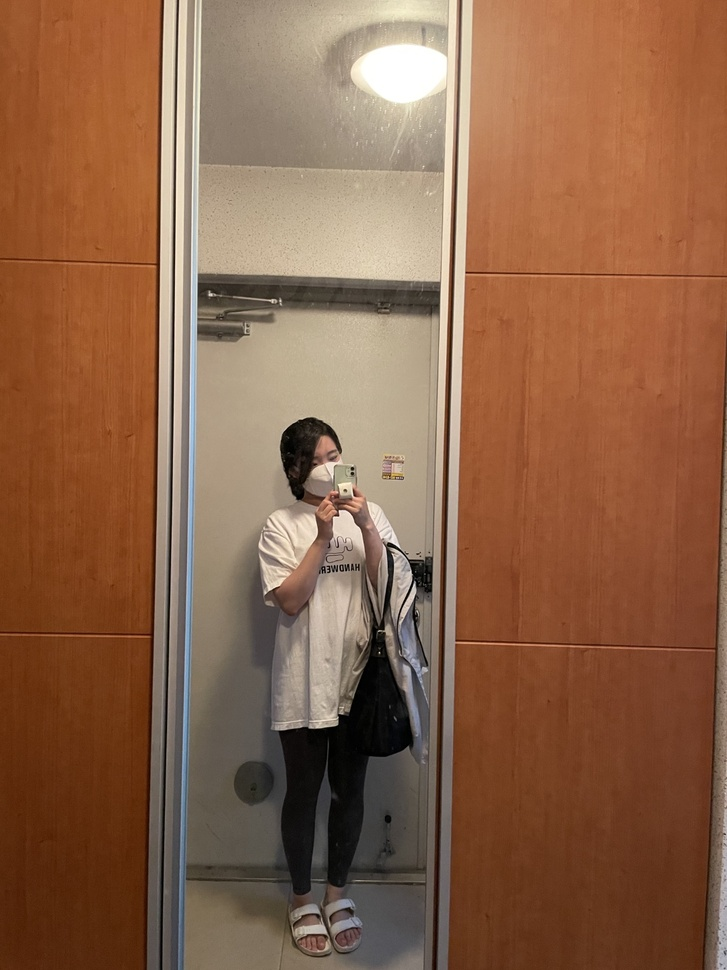
#> input picture openCV/Image/hani_03.jpg, 727 x 970 px, shrunk from 1080 x 1440 before the run
$ jupyter execute '11. 역상.ipynb'
#> lines starting #> are read from the running program, lines starting #| are printed output that depends on the picture
[cell 1]
import cv2

src = cv2.imread("Image/hani_03.jpg", cv2.IMREAD_COLOR)
#> src is the input picture: shape (970, 727, 3); mean B, G, R 73, 99.4, 139.8
dst = cv2.bitwise_not(src)
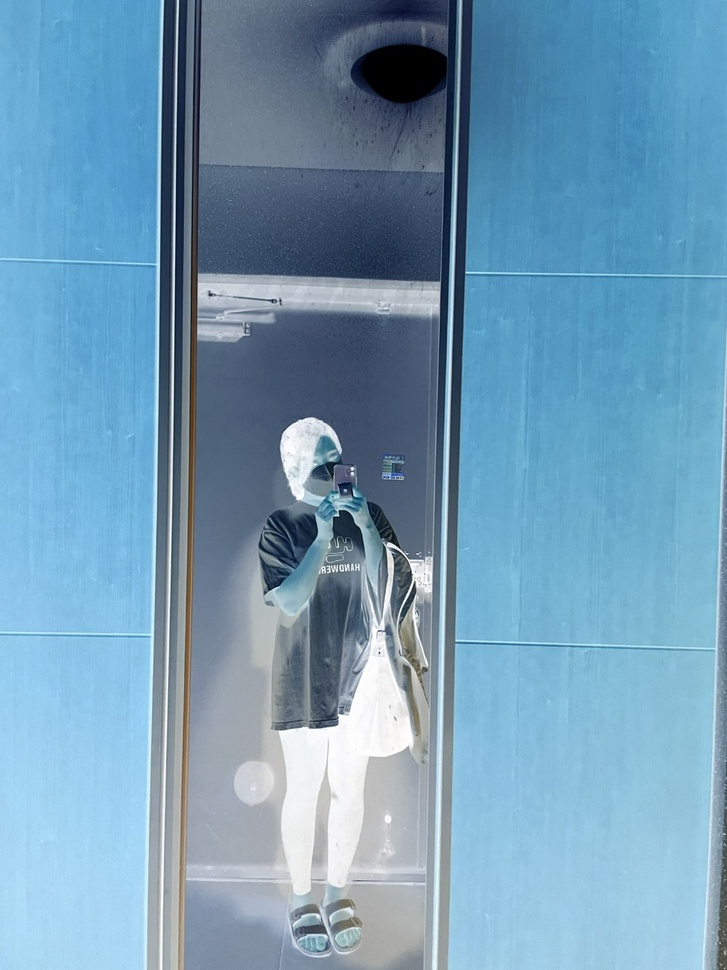
#> dst: shape (970, 727, 3); mean B, G, R 182, 155.6, 115.2

cv2.imshow("src", src)
cv2.imshow("dst", dst)
cv2.waitKey()
cv2.destroyAllWindows()


$ run again, with openCV/Image/hani_01.jpg copied over openCV/Image/hani_03.jpg
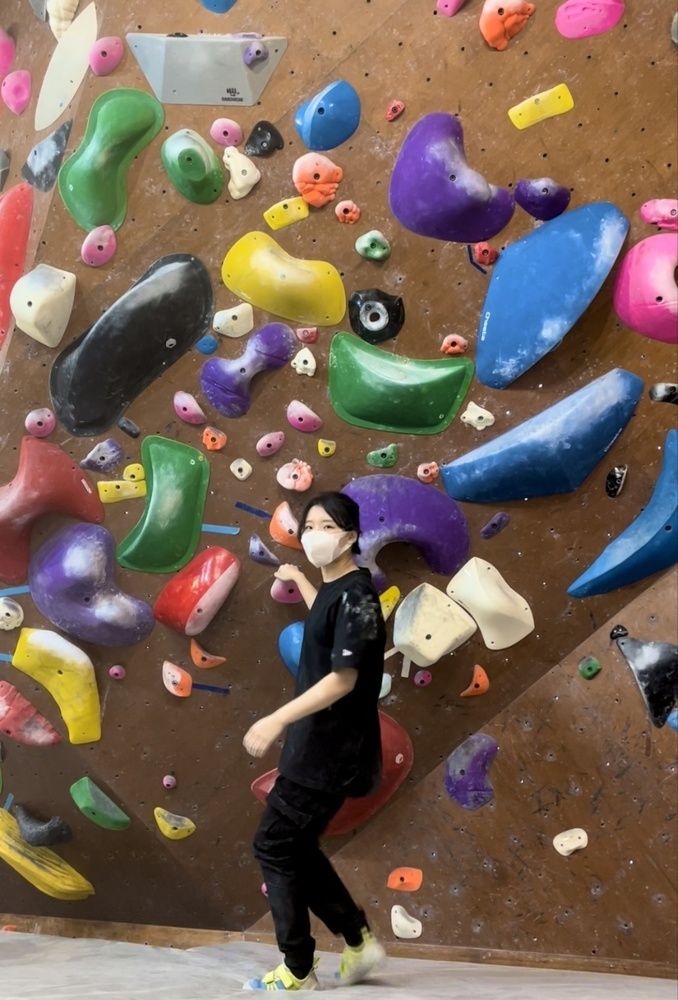
#> input picture openCV/Image/hani_01.jpg, 678 x 1000 px, shrunk from 977 x 1440 before the run
#> src is the input picture: shape (1000, 678, 3); mean B, G, R 87.8, 100.1, 119.2
#> `dst = cv2.bitwise_not(src)`:
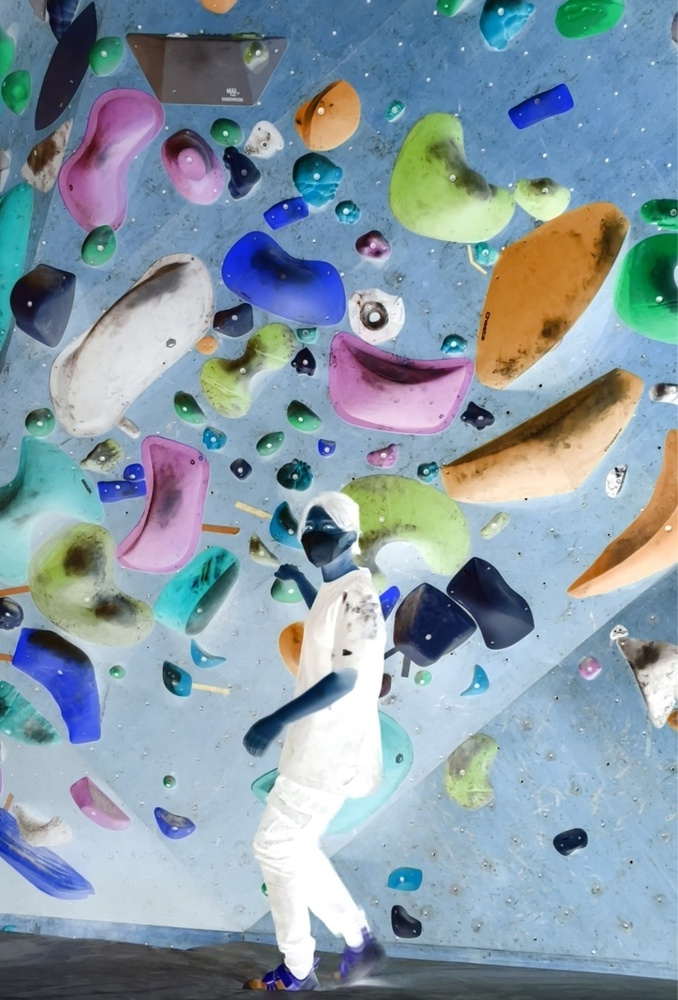
#> dst: shape (1000, 678, 3); mean B, G, R 167.2, 154.9, 135.8

$ run again, with openCV/Image/beach.jpg copied over openCV/Image/hani_03.jpg
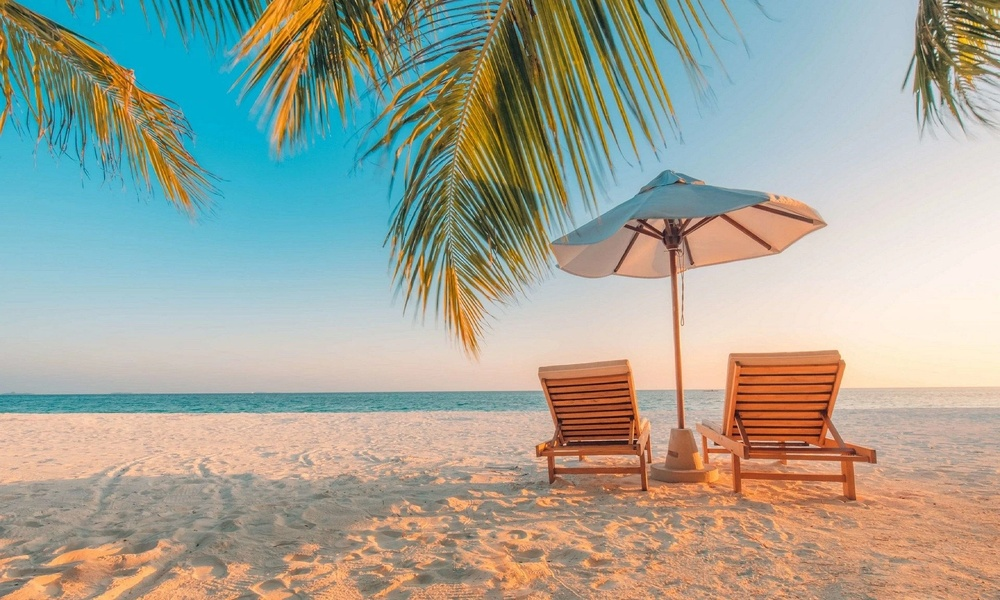
#> input picture openCV/Image/beach.jpg, 1000 x 600 px, shrunk from 1920 x 1152 before the run
#> src is the input picture: shape (600, 1000, 3); mean B, G, R 152.1, 165, 162.8
#> `dst = cv2.bitwise_not(src)`:
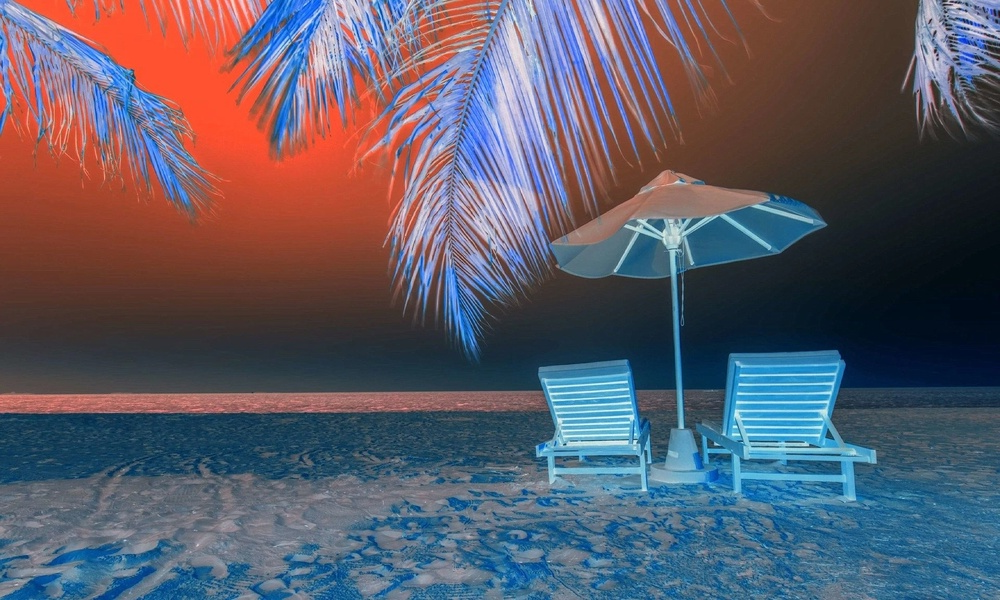
#> dst: shape (600, 1000, 3); mean B, G, R 102.9, 90, 92.2
